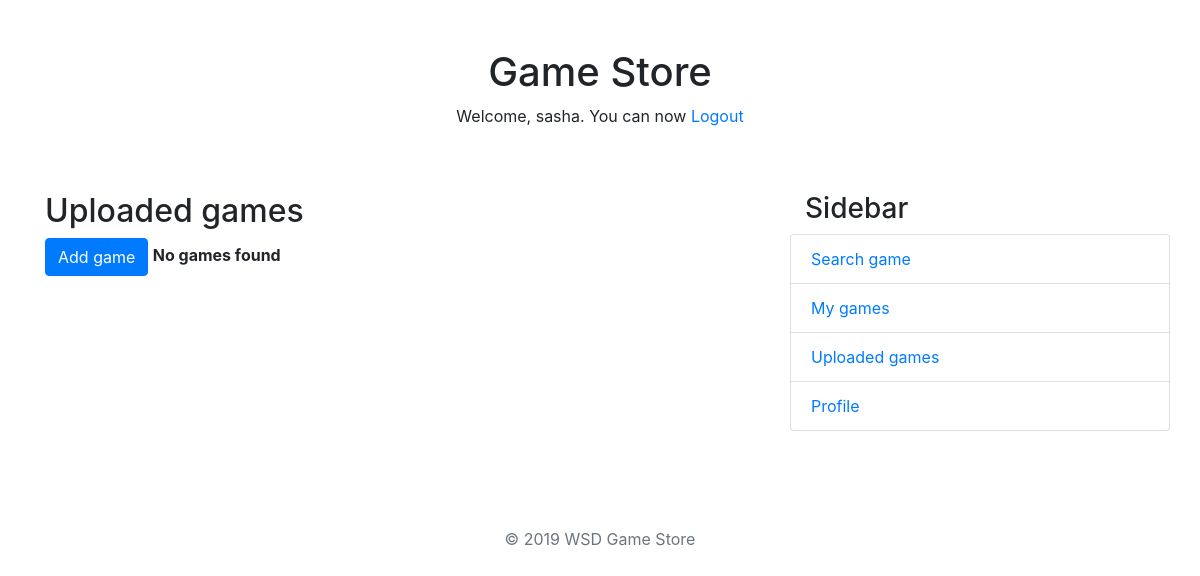
Page /uploaded_games/ (signed in) on the earlier database version.
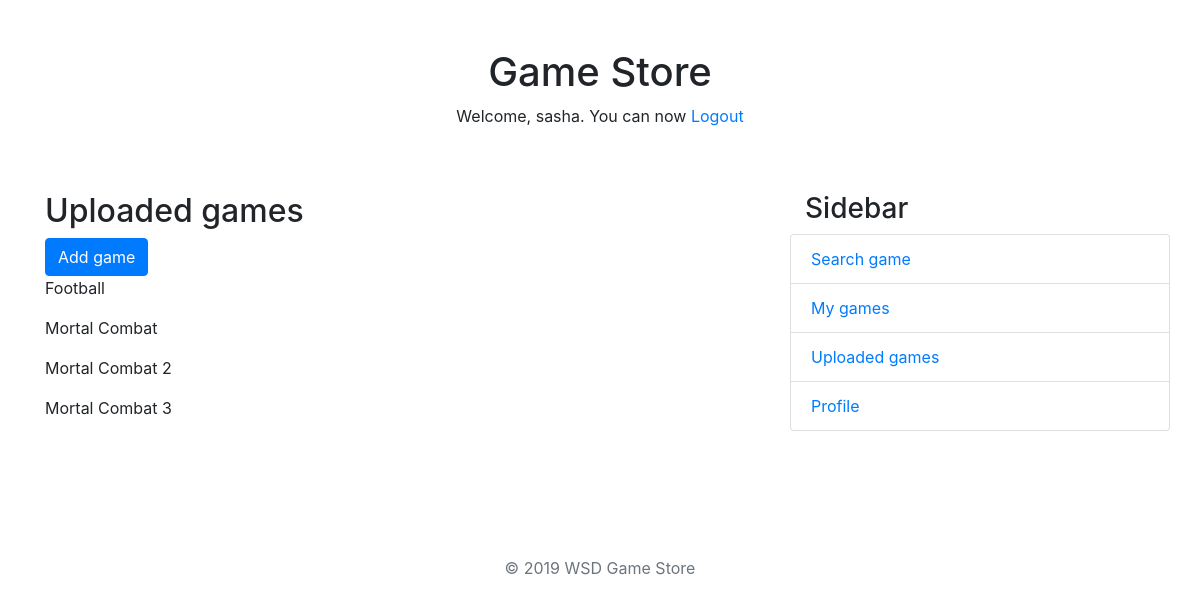
Same page on the later database version.
### gamestore/models.py (models this page shows)
class Game(models.Model):
    CATEGORY_CHOICES = (
        ('ACTION', 'Action'),
        ('ADVENTURE', 'Adventure'),
        ('ARCADE', 'Arcade'),
        ('FANTASY', 'Fantasy'),
        ('FIGHTING', 'Fighting'),
        ('PUZZLE', 'Puzzle'),
        ('SIMULATION', 'Simulation'),
        ('SPORTS', 'Sports'),
        ('STRATEGY', 'Strategy'),
        ('OTHER', 'Other'),
    )
    name = models.CharField(max_length=50)
    price = models.FloatField()
    pictureUrl = models.URLField(blank=True)
    description = models.TextField(max_length=200, blank=True)
    gameUrl = models.URLField()
    date = models.DateField(default=date.today)
    category = models.CharField(max_length=20, choices=CATEGORY_CHOICES)
    developer = models.ForeignKey(UserProfile, on_delete=models.CASCADE, related_name='developer')
    age_limit = models.PositiveSmallIntegerField()
    class Meta:
        ordering = ["-date", "name"]
    pass

### gamestore/views/game.py (the view)
# urls.py: re_path(r'^uploaded_games/$', game.show_uploaded_games, name='uploaded_games'),
@login_required(login_url='/login/')
def show_uploaded_games(request):
    user = UserProfile.objects.get(user=request.user)
    games = Game.objects.filter(developer=user)
    return render(request, 'game/uploaded_games.html', {'games': games})

### gamestore/templates/game/uploaded_games.html (shortened to what this page needs)
{% extends "base.html" %}
{% block content %}
<h2>Uploaded games</h2>
<a class="btn btn-primary " href="/add_game" role="button">Add game</a>
{% for game in games %}
    <p>{{ game.name }}</p>
{% empty %}
    <strong>No games found</strong>
{% endfor %}
{% endblock %}

### gamestore/templates/base.html (shortened to what this page needs)
{% load staticfiles %}
<!DOCTYPE html>
<html lang="en">
<head>
  <link rel="stylesheet" href="https://stackpath.bootstrapcdn.com/bootstrap/4.2.1/css/bootstrap.min.css"
>
</head>
<body>
  <div class="container">
    <div class="header py-5 text-center">
      <h1>Game Store</h1>
      {% if user.is_authenticated %}
      <p>Welcome, {{ user.get_username }}. You can now <a href="/logout">Logout</a></p>
      {% else %}
      <p>Welcome, new user. Please <a href="/login">log in.</a></p>
      {% endif %}
    </div>
    <div class="row">
      <div class="content col-md-8 order-md-1 mb-4">
        {% block content %}{% endblock %}
      </div>
      <div class="sidebar col-md-4 order-md-2">
        <h3>Sidebar</h3>
        <ul class="row list-group">
          <li class="list-group-item"><a href="#">Search game</a></li>
          {% if user.is_authenticated %}
          <li class="list-group-item"><a href="#">My games</a></li>
          <li class="list-group-item"><a href="/uploaded_games">Uploaded games</a></li>
          <li class="list-group-item"><a href="/profile">Profile</a></li>
          {% endif %}
        </ul>
      </div>
    </div>
    <footer class="my-5 pt-5 text-muted text-center text-small">
      <p class="mb-1">© 2019 WSD Game Store</p>
    </footer>
  </div>
</body>
</html>

Differences in the rows shown:
added Game: name "Football"
added Game: name "Mortal Combat"
added Game: name "Mortal Combat 2"
added Game: name "Mortal Combat 3"
Other differences:
text no longer shown: "No games found"
